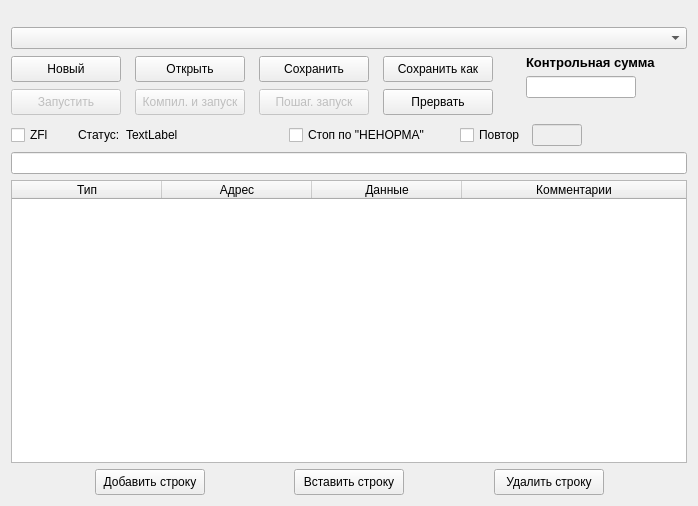
      <widget class="QWidget" name="tab_3">
       <attribute name="title">
        <string>Отладчик</string>
       </attribute>
       <layout class="QGridLayout" name="gridLayout_11">
        <item row="0" column="0">
         <layout class="QGridLayout" name="gridLayout_5">
          <item row="0" column="0">
           <spacer name="verticalSpacer_4">
            <property name="orientation">
             <enum>Qt::Vertical</enum>
            </property>
            <property name="sizeType">
             <enum>QSizePolicy::Fixed</enum>
            </property>
            <property name="sizeHint" stdset="0">
             <size>
              <width>20</width>
              <height>16</height>
             </size>
            </property>
           </spacer>
          </item>
          <item row="1" column="0">
           <widget class="QComboBox" name="comboBox_12">
            <property name="minimumSize">
             <size>
              <width>661</width>
              <height>22</height>
             </size>
            </property>
            <property name="maximumSize">
             <size>
              <width>900</width>
              <height>22</height>
             </size>
            </property>
            <property name="insertPolicy">
             <enum>QComboBox::InsertAtTop</enum>
            </property>
           </widget>
          </item>
         </layout>
        </item>
        <item row="1" column="0">
         <layout class="QHBoxLayout" name="horizontalLayout_32">
          <item>
           <layout class="QVBoxLayout" name="verticalLayout_23">
            <item>
             <layout class="QHBoxLayout" name="horizontalLayout_19" stretch="0,0,0,0">
              <property name="spacing">
               <number>14</number>
              </property>
              <item>
               <widget class="QPushButton" name="pushButton_10">
                <property name="minimumSize">
                 <size>
                  <width>110</width>
                  <height>26</height>
                 </size>
                </property>
                <property name="maximumSize">
                 <size>
                  <width>110</width>
                  <height>26</height>
                 </size>
                </property>
                <property name="text">
                 <string>Новый</string>
                </property>
               </widget>
              </item>
              <item>
               <widget class="QPushButton" name="pushButton_12">
                <property name="minimumSize">
                 <size>
                  <width>110</width>
                  <height>26</height>
                 </size>
                </property>
                <property name="maximumSize">
                 <size>
                  <width>110</width>
                  <height>26</height>
                 </size>
                </property>
                <property name="text">
                 <string>Открыть</string>
                </property>
               </widget>
              </item>
              <item>
               <widget class="QPushButton" name="pushButton_14">
                <property name="minimumSize">
                 <size>
                  <width>110</width>
                  <height>26</height>
                 </size>
                </property>
                <property name="maximumSize">
                 <size>
                  <width>110</width>
                  <height>26</height>
                 </size>
                </property>
                <property name="text">
                 <string>Сохранить</string>
                </property>
               </widget>
              </item>
              <item>
               <widget class="QPushButton" name="pushButton_16">
                <property name="minimumSize">
                 <size>
                  <width>110</width>
                  <height>26</height>
                 </size>
                </property>
                <property name="maximumSize">
                 <size>
                  <width>110</width>
                  <height>26</height>
                 </size>
                </property>
                <property name="text">
                 <string>Сохранить как</string>
                </property>
               </widget>
              </item>
             </layout>
            </item>
            <item>
             <layout class="QHBoxLayout" name="horizontalLayout_21">
              <property name="spacing">
               <number>14</number>
              </property>
              <item>
               <widget class="QPushButton" name="pushButton_11">
                <property name="enabled">
                 <bool>false</bool>
                </property>
                <property name="minimumSize">
                 <size>
                  <width>110</width>
                  <height>26</height>
                 </size>
                </property>
                <property name="maximumSize">
                 <size>
                  <width>110</width>
                  <height>26</height>
                 </size>
                </property>
                <property name="text">
                 <string>Запустить</string>
                </property>
               </widget>
              </item>
              <item>
               <widget class="QPushButton" name="pushButton_13">
                <property name="enabled">
                 <bool>false</bool>
                </property>
                <property name="minimumSize">
                 <size>
                  <width>110</width>
                  <height>26</height>
                 </size>
                </property>
                <property name="maximumSize">
                 <size>
                  <width>110</width>
                  <height>26</height>
                 </size>
                </property>
                <property name="text">
                 <string>Компил. и запуск</string>
                </property>
               </widget>
              </item>
              <item>
               <widget class="QPushButton" name="pushButton_15">
                <property name="enabled">
                 <bool>false</bool>
                </property>
                <property name="minimumSize">
                 <size>
                  <width>110</width>
                  <height>26</height>
                 </size>
                </property>
                <property name="maximumSize">
                 <size>
                  <width>110</width>
                  <height>26</height>
                 </size>
                </property>
                <property name="text">
                 <string>Пошаг. запуск</string>
                </property>
               </widget>
              </item>
              <item>
               <widget class="QPushButton" name="pushButton_17">
                <property name="minimumSize">
                 <size>
                  <width>110</width>
                  <height>26</height>
                 </size>
                </property>
                <property name="maximumSize">
                 <size>
                  <width>110</width>
                  <height>26</height>
                 </size>
                </property>
                <property name="text">
                 <string>Прервать</string>
                </property>
               </widget>
              </item>
             </layout>
            </item>
           </layout>
          </item>
          <item>
           <layout class="QVBoxLayout" name="verticalLayout_21">
            <item>
             <layout class="QVBoxLayout" name="verticalLayout_17">
              <property name="leftMargin">
               <number>27</number>
              </property>
              <item>
               <widget class="QLabel" name="label_29">
                <property name="font">
                 <font>
                  <pointsize>10</pointsize>
                  <weight>75</weight>
                  <bold>true</bold>
                 </font>
                </property>
                <property name="text">
                 <string>Контрольная сумма</string>
                </property>
               </widget>
              </item>
              <item>
               <widget class="QLineEdit" name="lineEdit_13">
                <property name="maximumSize">
                 <size>
                  <width>110</width>
                  <height>26</height>
                 </size>
                </property>
                <property name="readOnly">
                 <bool>true</bool>
                </property>
               </widget>
              </item>
             </layout>
            </item>
            <item>
             <spacer name="horizontalSpacer_52">
              <property name="orientation">
               <enum>Qt::Horizontal</enum>
              </property>
              <property name="sizeHint" stdset="0">
               <size>
                <width>128</width>
                <height>20</height>
               </size>
              </property>
             </spacer>
            </item>
           </layout>
          </item>
         </layout>
        </item>
        <item row="2" column="0">
         <layout class="QHBoxLayout" name="horizontalLayout_17">
          <item>
           <widget class="QCheckBox" name="checkBox_4">
            <property name="text">
             <string>ZFl</string>
            </property>
           </widget>
          </item>
          <item>
           <spacer name="horizontalSpacer_53">
            <property name="orientation">
             <enum>Qt::Horizontal</enum>
            </property>
            <property name="sizeType">
             <enum>QSizePolicy::Fixed</enum>
            </property>
            <property name="sizeHint" stdset="0">
             <size>
              <width>18</width>
              <height>20</height>
             </size>
            </property>
           </spacer>
          </item>
          <item>
           <widget class="QLabel" name="label_30">
            <property name="text">
             <string>Статус:</string>
            </property>
           </widget>
          </item>
          <item>
           <widget class="QLabel" name="label_34">
            <property name="enabled">
             <bool>true</bool>
            </property>
            <property name="text">
             <string>TextLabel</string>
            </property>
           </widget>
          </item>
          <item>
           <spacer name="horizontalSpacer_54">
            <property name="orientation">
             <enum>Qt::Horizontal</enum>
            </property>
            <property name="sizeHint" stdset="0">
             <size>
              <width>17</width>
              <height>19</height>
             </size>
            </property>
           </spacer>
          </item>
          <item>
           <widget class="QCheckBox" name="checkBox_5">
            <property name="text">
             <string>Стоп по &quot;НЕНОРМА&quot;</string>
            </property>
           </widget>
          </item>
          <item>
           <spacer name="horizontalSpacer_55">
            <property name="orientation">
             <enum>Qt::Horizontal</enum>
            </property>
            <property name="sizeType">
             <enum>QSizePolicy::Fixed</enum>
            </property>
            <property name="sizeHint" stdset="0">
             <size>
              <width>24</width>
              <height>20</height>
             </size>
            </property>
           </spacer>
          </item>
          <item>
           <widget class="QCheckBox" name="checkBox_6">
            <property name="text">
             <string>Повтор</string>
            </property>
           </widget>
          </item>
          <item>
           <widget class="QLineEdit" name="lineEdit_15">
            <property name="enabled">
             <bool>false</bool>
            </property>
            <property name="sizePolicy">
             <sizepolicy hsizetype="Fixed" vsizetype="Fixed">
              <horstretch>0</horstretch>
              <verstretch>0</verstretch>
             </sizepolicy>
            </property>
            <property name="minimumSize">
             <size>
              <width>50</width>
              <height>22</height>
             </size>
            </property>
            <property name="maximumSize">
             <size>
              <width>50</width>
              <height>22</height>
             </size>
            </property>
            <property name="frame">
             <bool>true</bool>
            </property>
           </widget>
          </item>
          <item>
           <spacer name="horizontalSpacer_32">
            <property name="orientation">
             <enum>Qt::Horizontal</enum>
            </property>
            <property name="sizeHint" stdset="0">
             <size>
              <width>18</width>
              <height>20</height>
             </size>
            </property>
           </spacer>
          </item>
         </layout>
        </item>
        <item row="3" column="0">
         <layout class="QVBoxLayout" name="verticalLayout_22">
          <item>
           <widget class="QLineEdit" name="lineEdit_14">
            <property name="minimumSize">
             <size>
              <width>676</width>
              <height>22</height>
             </size>
            </property>
            <property name="maximumSize">
             <size>
              <width>900</width>
              <height>22</height>
             </size>
            </property>
           </widget>
          </item>
          <item>
           <layout class="QVBoxLayout" name="verticalLayout_19">
            <item>
             <widget class="QTableWidget" name="tableWidget">
              <property name="minimumSize">
               <size>
                <width>676</width>
                <height>283</height>
               </size>
              </property>
              <property name="baseSize">
               <size>
                <width>676</width>
                <height>283</height>
               </size>
              </property>
              <property name="autoScroll">
               <bool>true</bool>
              </property>
              <property name="autoScrollMargin">
               <number>12</number>
              </property>
              <property name="selectionMode">
               <enum>QAbstractItemView::SingleSelection</enum>
              </property>
              <property name="selectionBehavior">
               <enum>QAbstractItemView::SelectRows</enum>
              </property>
              <attribute name="horizontalHeaderDefaultSectionSize">
               <number>150</number>
              </attribute>
              <attribute name="horizontalHeaderStretchLastSection">
               <bool>true</bool>
              </attribute>
              <column>
               <property name="text">
                <string>Тип</string>
               </property>
              </column>
              <column>
               <property name="text">
                <string>Адрес</string>
               </property>
              </column>
              <column>
               <property name="text">
                <string>Данные</string>
               </property>
              </column>
              <column>
               <property name="text">
                <string>Комментарии</string>
               </property>
              </column>
             </widget>
            </item>
            <item>
             <layout class="QHBoxLayout" name="horizontalLayout_34">
              <item>
               <spacer name="horizontalSpacer_46">
                <property name="orientation">
                 <enum>Qt::Horizontal</enum>
                </property>
                <property name="sizeHint" stdset="0">
                 <size>
                  <width>40</width>
                  <height>20</height>
                 </size>
                </property>
               </spacer>
              </item>
              <item>
               <widget class="QPushButton" name="pushButton_25">
                <property name="minimumSize">
                 <size>
                  <width>110</width>
                  <height>26</height>
                 </size>
                </property>
                <property name="maximumSize">
                 <size>
                  <width>110</width>
                  <height>26</height>
                 </size>
                </property>
                <property name="text">
                 <string>Добавить строку</string>
                </property>
               </widget>
              </item>
              <item>
               <spacer name="horizontalSpacer_38">
                <property name="orientation">
                 <enum>Qt::Horizontal</enum>
                </property>
                <property name="sizeHint" stdset="0">
                 <size>
                  <width>68</width>
                  <height>20</height>
                 </size>
                </property>
               </spacer>
              </item>
              <item>
               <widget class="QPushButton" name="pushButton_22">
                <property name="minimumSize">
                 <size>
                  <width>110</width>
                  <height>26</height>
                 </size>
                </property>
                <property name="maximumSize">
                 <size>
                  <width>110</width>
                  <height>26</height>
                 </size>
                </property>
                <property name="text">
                 <string>Вставить строку</string>
                </property>
               </widget>
              </item>
              <item>
               <spacer name="horizontalSpacer_39">
                <property name="orientation">
                 <enum>Qt::Horizontal</enum>
                </property>
                <property name="sizeHint" stdset="0">
                 <size>
                  <width>68</width>
                  <height>20</height>
                 </size>
                </property>
               </spacer>
              </item>
              <item>
               <widget class="QPushButton" name="pushButton_23">
                <property name="minimumSize">
                 <size>
                  <width>110</width>
                  <height>26</height>
                 </size>
                </property>
                <property name="maximumSize">
                 <size>
                  <width>110</width>
                  <height>26</height>
                 </size>
                </property>
                <property name="text">
                 <string>Удалить строку</string>
                </property>
               </widget>
              </item>
              <item>
               <spacer name="horizontalSpacer_56">
                <property name="orientation">
                 <enum>Qt::Horizontal</enum>
                </property>
                <property name="sizeHint" stdset="0">
                 <size>
                  <width>40</width>
                  <height>20</height>
                 </size>
                </property>
               </spacer>
              </item>
             </layout>
            </item>
           </layout>
          </item>
         </layout>
        </item>
       </layout>
      </widget>
